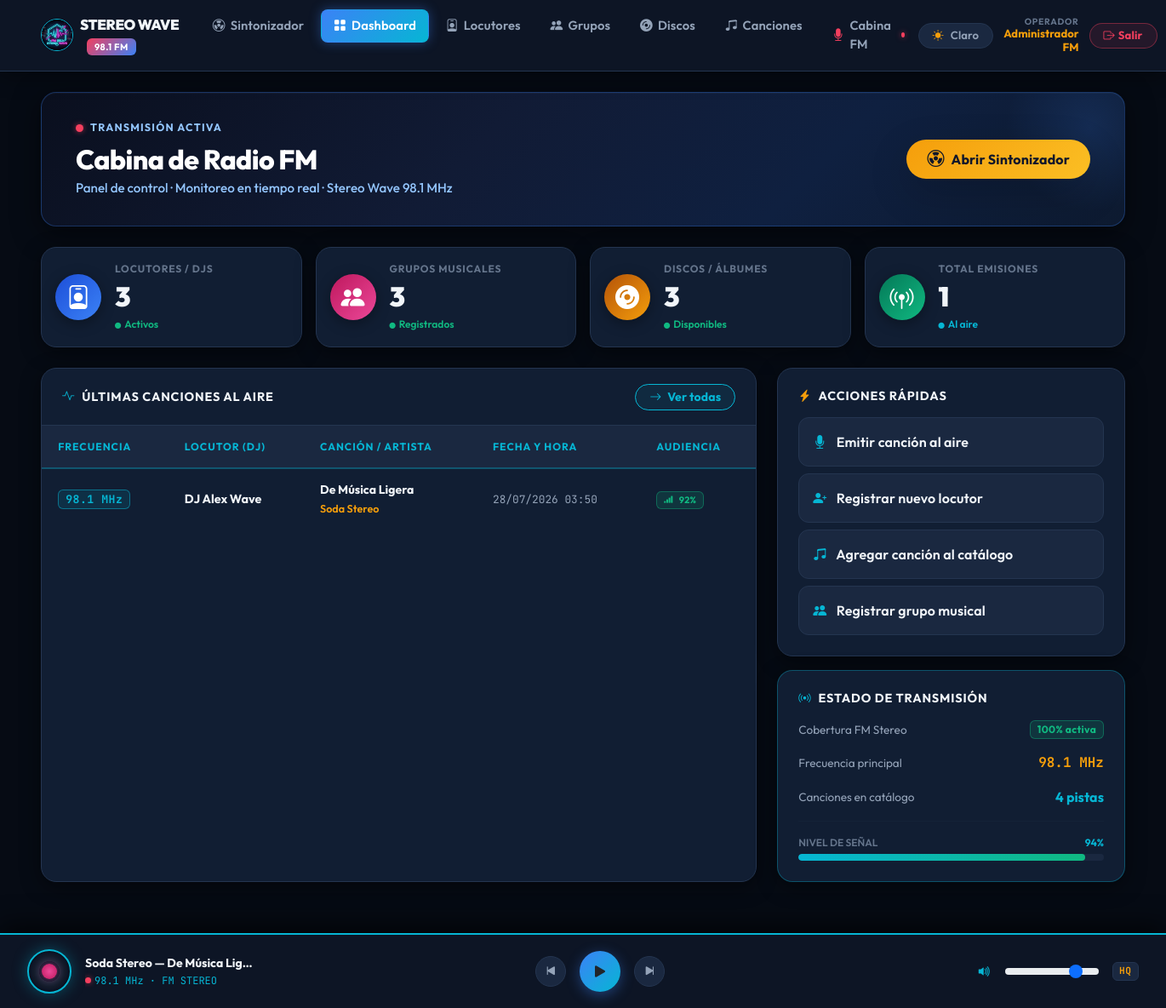
Page /dashboard.php (signed in) on the committed database.
### tables this page shows
CREATE TABLE IF NOT EXISTS reproduccion (
    id INT AUTO_INCREMENT PRIMARY KEY,
    frecuencia_fm DECIMAL(5,2) NOT NULL DEFAULT 98.10,
    discjockey_id INT NOT NULL,
    cancion_id INT NOT NULL,
    fecha_hora DATETIME DEFAULT CURRENT_TIMESTAMP,
    duracion_emision INT DEFAULT 180,
    nivel_audiencia INT DEFAULT 85,
    notas VARCHAR(255) NULL,
    estado ENUM('programada', 'al_aire', 'finalizada') DEFAULT 'al_aire',
    CONSTRAINT fk_rep_dj FOREIGN KEY (discjockey_id) REFERENCES discjockey(id) ON DELETE CASCADE,
    CONSTRAINT fk_rep_cancion FOREIGN KEY (cancion_id) REFERENCES cancion(id) ON DELETE CASCADE
);

CREATE TABLE IF NOT EXISTS discjockey (
    id INT AUTO_INCREMENT PRIMARY KEY,
    cedula VARCHAR(20) NULL,
    nombre VARCHAR(150) NOT NULL,
    apodo_dj VARCHAR(100) NOT NULL,
    experiencia_anos INT DEFAULT 3,
    estilo_musical VARCHAR(100) DEFAULT 'Variado',
    turno ENUM('Mañana', 'Tarde', 'Noche', 'Madrugada') DEFAULT 'Tarde',
    foto VARCHAR(255) NULL,
    estado TINYINT(1) NOT NULL DEFAULT 1,
    creado_en TIMESTAMP DEFAULT CURRENT_TIMESTAMP
);

CREATE TABLE IF NOT EXISTS cancion (
    id INT AUTO_INCREMENT PRIMARY KEY,
    disco_id INT NOT NULL,
    titulo VARCHAR(150) NOT NULL,
    genero VARCHAR(100) DEFAULT 'Rock',
    duracion_segundos INT NOT NULL DEFAULT 180,
    audio_url VARCHAR(255) NULL,
    estado TINYINT(1) NOT NULL DEFAULT 1,
    creado_en TIMESTAMP DEFAULT CURRENT_TIMESTAMP,
    CONSTRAINT fk_cancion_disco FOREIGN KEY (disco_id) REFERENCES disco(id) ON DELETE CASCADE
);

CREATE TABLE IF NOT EXISTS grupo (
    id INT AUTO_INCREMENT PRIMARY KEY,
    nombre VARCHAR(150) NOT NULL,
    genero_musical VARCHAR(100) NOT NULL,
    pais_origen VARCHAR(100) DEFAULT 'Ecuador',
    anio_formacion INT DEFAULT 2000,
    imagen_url VARCHAR(255) NULL,
    estado TINYINT(1) NOT NULL DEFAULT 1,
    creado_en TIMESTAMP DEFAULT CURRENT_TIMESTAMP
);

### dashboard.php (the view, shortened to what the rows shown need)
<?php
require_once __DIR__ . '/backend/conexion.php';
$stmtUltimas = $pdo->query("
    SELECT r.frecuencia_fm, r.fecha_hora, r.nivel_audiencia,
           dj.apodo_dj,
           c.titulo AS cancion_titulo,
           g.nombre AS grupo_nombre
    FROM reproduccion r
    JOIN discjockey dj ON r.discjockey_id = dj.id
    JOIN cancion c     ON r.cancion_id    = c.id
    JOIN disco d       ON c.disco_id      = d.id
    JOIN grupo g       ON d.grupo_id      = g.id
    ORDER BY r.fecha_hora DESC LIMIT 5
");
$ultimasTransmisiones = $stmtUltimas->fetchAll();
?>
<!DOCTYPE html>
<html lang="es">
<head>
    <link href="https://cdn.jsdelivr.net/npm/bootstrap@5.3.2/dist/css/bootstrap.min.css" rel="stylesheet">
    <link rel="stylesheet" href="https://cdn.jsdelivr.net/npm/bootstrap-icons@1.11.1/font/bootstrap-icons.css">
    <link rel="stylesheet" href="frontend/css/estilos_fm.css">
</head>
<body>
    <div class="container-fluid px-md-5">
        <div class="hero-banner-radio mb-4 radio-card-effect">
            <div class="d-flex align-items-center justify-content-between flex-wrap gap-3" style="position: relative; z-index: 2;">
                <div>
                    <h2 class="fw-extrabold mb-1">Cabina de Radio FM</h2>
                </div>
            </div>
        </div>
        <div class="row g-4 mb-5">
            <div class="col-lg-8">
                <div class="glass-card p-0 overflow-hidden h-100">
                    <div class="table-responsive">
                        <table class="table table-radio align-middle mb-0">
                            <thead>
                                <tr>
                                    <th>Frecuencia</th>
                                    <th>Locutor (DJ)</th>
                                    <th>Canción / Artista</th>
                                    <th>Fecha y Hora</th>
                                    <th>Audiencia</th>
                                </tr>
                            </thead>
                            <tbody>
                                <?php if (empty($ultimasTransmisiones)): ?>
                                    <tr>
                                        <td colspan="5">
                                            <div class="empty-state">
                                                <i class="bi bi-broadcast"></i>
                                                <p>No hay emisiones registradas todavía.</p>
                                            </div>
                                        </td>
                                    </tr>
                                <?php else: ?>
                                    <?php foreach ($ultimasTransmisiones as $t): ?>
                                        <tr>
                                            <td>
                                                <span class="badge freq-badge px-2 py-1">
                                                    <?php echo number_format((float)$t['frecuencia_fm'], 1); ?> MHz
                                                </span>
                                            </td>
                                            <td>
                                                <strong style="color: var(--text-primary);">
                                                    <?php echo htmlspecialchars($t['apodo_dj']); ?>
                                                </strong>
                                            </td>
                                            <td>
                                                <span class="d-block fw-bold" style="color: var(--text-primary); font-size: 0.88rem;">
                                                    <?php echo htmlspecialchars($t['cancion_titulo']); ?>
                                                </span>
                                                <small class="text-amber fw-semibold">
                                                    <?php echo htmlspecialchars($t['grupo_nombre']); ?>
                                                </small>
                                            </td>
                                            <td>
                                                <span class="font-monospace" style="color: var(--text-secondary); font-size: 0.8rem;">
                                                    <?php echo date('d/m/Y H:i', strtotime($t['fecha_hora'])); ?>
                                                </span>
                                            </td>
                                            <td>
                                                <span class="badge badge-green px-2 py-1">
                                                    <i class="bi bi-reception-4 me-1"></i>
                                                    <?php echo $t['nivel_audiencia']; ?>%
                                                </span>
                                            </td>
                                        </tr>
                                    <?php endforeach; ?>
                                <?php endif; ?>
                            </tbody>
                        </table>
                    </div>
                </div>
            </div>
        </div>
    </div>
</body>
</html>

### rows in the picture
reproduccion: frecuencia_fm "98.1", discjockey.apodo_dj "DJ Alex Wave", cancion.titulo "De Música Ligera", grupo.nombre "Soda Stereo", fecha_hora "28/07/2026 03:50", nivel_audiencia "92"

### other values in the picture
$operadorNombre "Administrador FM"
$totalDjs "3"
$totalGrupos "3"
$totalDiscos "3"
$totalTransmisiones "1"
$totalCanciones "4"
